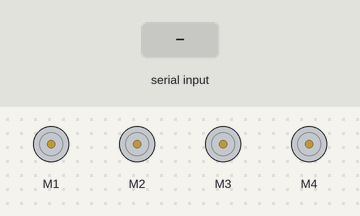
This sketch was run on a simulated Arduino Uno, built with avr-gcc and run on an emulated ATmega328P. Shown: 4 × DC motor (green arrow = forward, orange = backward, longer = faster). Inputs (shaded band) come from the test bench.

Above: at 1.2 s.
1.3 s: "1" received over Serial
At 2.1 s:
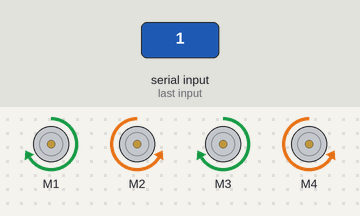
2.8 s: "4" received over Serial
At 3.2 s:
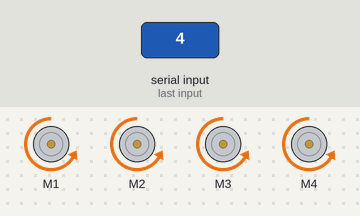
4.3 s: "2" received over Serial
At 5.5 s:
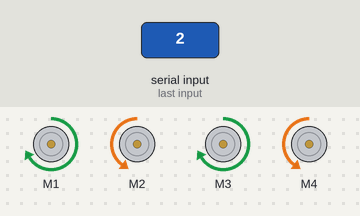
5.8 s: "3" received over Serial
At 6.7 s:
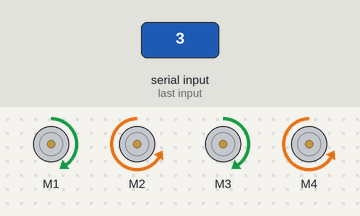
7.3 s: "4" received over Serial
At 7.9 s:
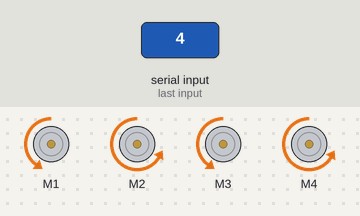
Timing chart, 0 to 9.8 s (numbered marks = the images above; inputs shaded):
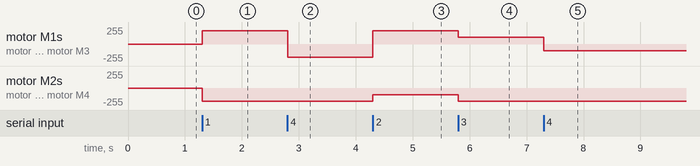

Measured:
- after the input at 1.3 s, motor M1, motor M3: stopped → forward 200/255 at once; motor M2, motor M4: stopped → backward 200/255 at once
- after the input at 2.8 s, motor M1, motor M3: forward 200/255 → backward 200/255 at once
- after the input at 4.3 s, motor M1, motor M3: backward 200/255 → forward 200/255 at once; motor M2, motor M4: backward 200/255 → backward 100/255 at once
- after the input at 5.8 s, motor M1, motor M3: forward 200/255 → forward 100/255 at once; motor M2, motor M4: backward 100/255 → backward 200/255 at once
- after the input at 7.3 s, motor M1, motor M3: forward 100/255 → backward 100/255 at once

The sketch:

car.ino
```cpp
#include <AFMotor.h>

// DC motors on M1, M2, M3, M4
AF_DCMotor motor1(1);
AF_DCMotor motor2(2);
AF_DCMotor motor3(3);
AF_DCMotor motor4(4);

void setup() {
    Serial.begin(9600); // set up Serial library at 9600 bps

    motor1.setSpeed(200);
    motor2.setSpeed(200);
    motor3.setSpeed(200);
    motor4.setSpeed(200);
}

void loop() {

    if (Serial.available() > 0) {
        // String command = Serial.readStringUntil('\n');
        char command = Serial.read();

        if (command == '1') {

            motor1.setSpeed(200);
            motor2.setSpeed(200);
            motor3.setSpeed(200);
            motor4.setSpeed(200);
            motor1.run(FORWARD);
            motor2.run(BACKWARD);
            motor3.run(FORWARD);
            motor4.run(BACKWARD);
        } else if (command == '4') {
            motor1.run(BACKWARD);
            motor2.run(BACKWARD);
            motor3.run(BACKWARD);
            motor4.run(BACKWARD);
        } else if (command == '2') {

            motor1.setSpeed(200);
            motor2.setSpeed(100);
            motor3.setSpeed(200);
            motor4.setSpeed(100);
            motor1.run(FORWARD);
            motor2.run(BACKWARD);
            motor3.run(FORWARD);
            motor4.run(BACKWARD);
        } else if (command == '3') {
            motor1.setSpeed(100); // 좌측 바퀴 속도 그대로
            motor2.setSpeed(200);
            motor3.setSpeed(100); // 우측 바퀴 속도 줄이기
            motor4.setSpeed(200);
            motor1.run(FORWARD);
            motor2.run(BACKWARD);
            motor3.run(FORWARD);
            motor4.run(BACKWARD);
        } else if (command == "stop") {
            motor1.run(RELEASE);
            motor2.run(RELEASE);
            motor3.run(RELEASE);
            motor4.run(RELEASE);
        }
    }
}
```
